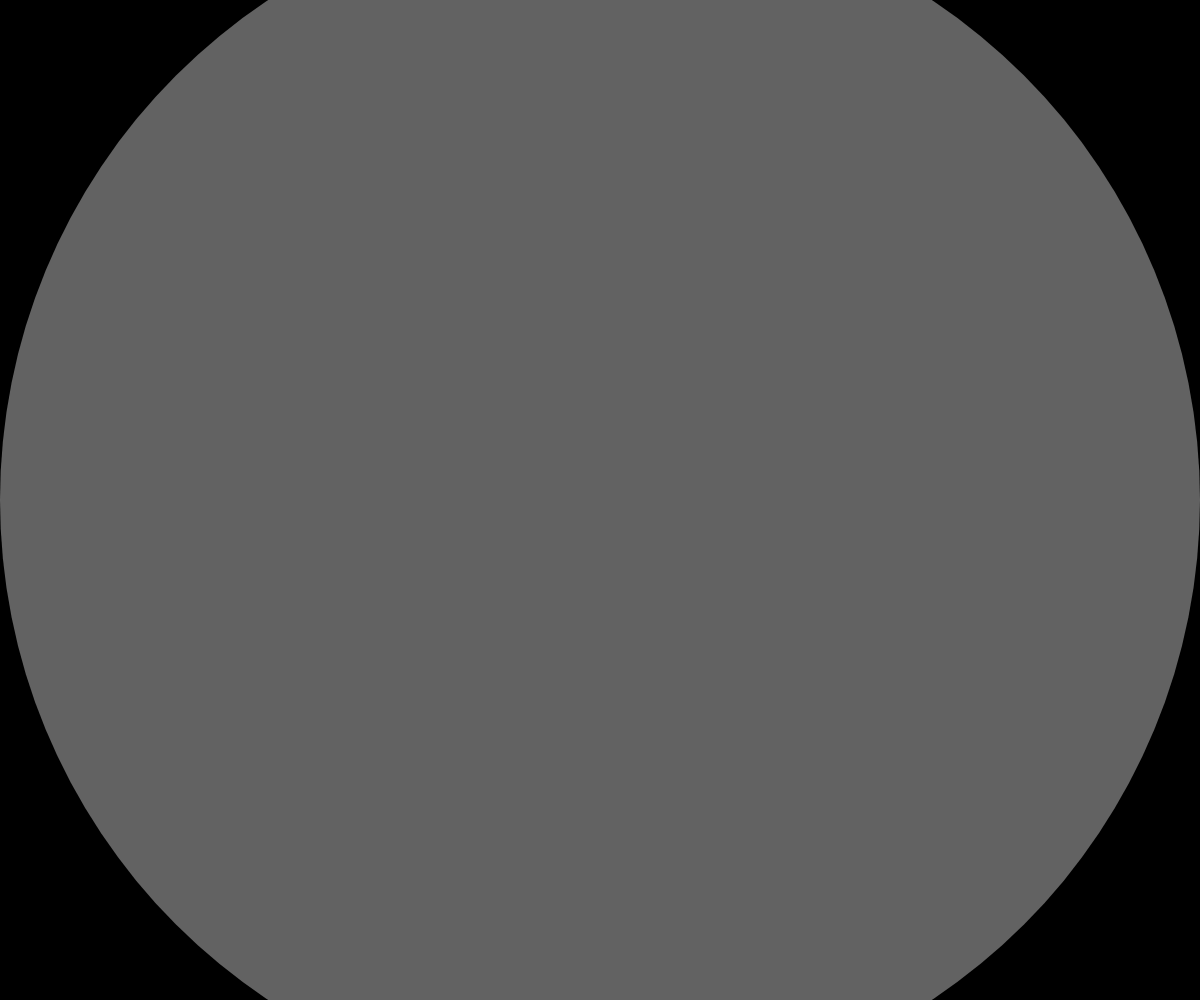
Frame 1 (no input)
Frame 60 (no input): identical to frame 1, image omitted
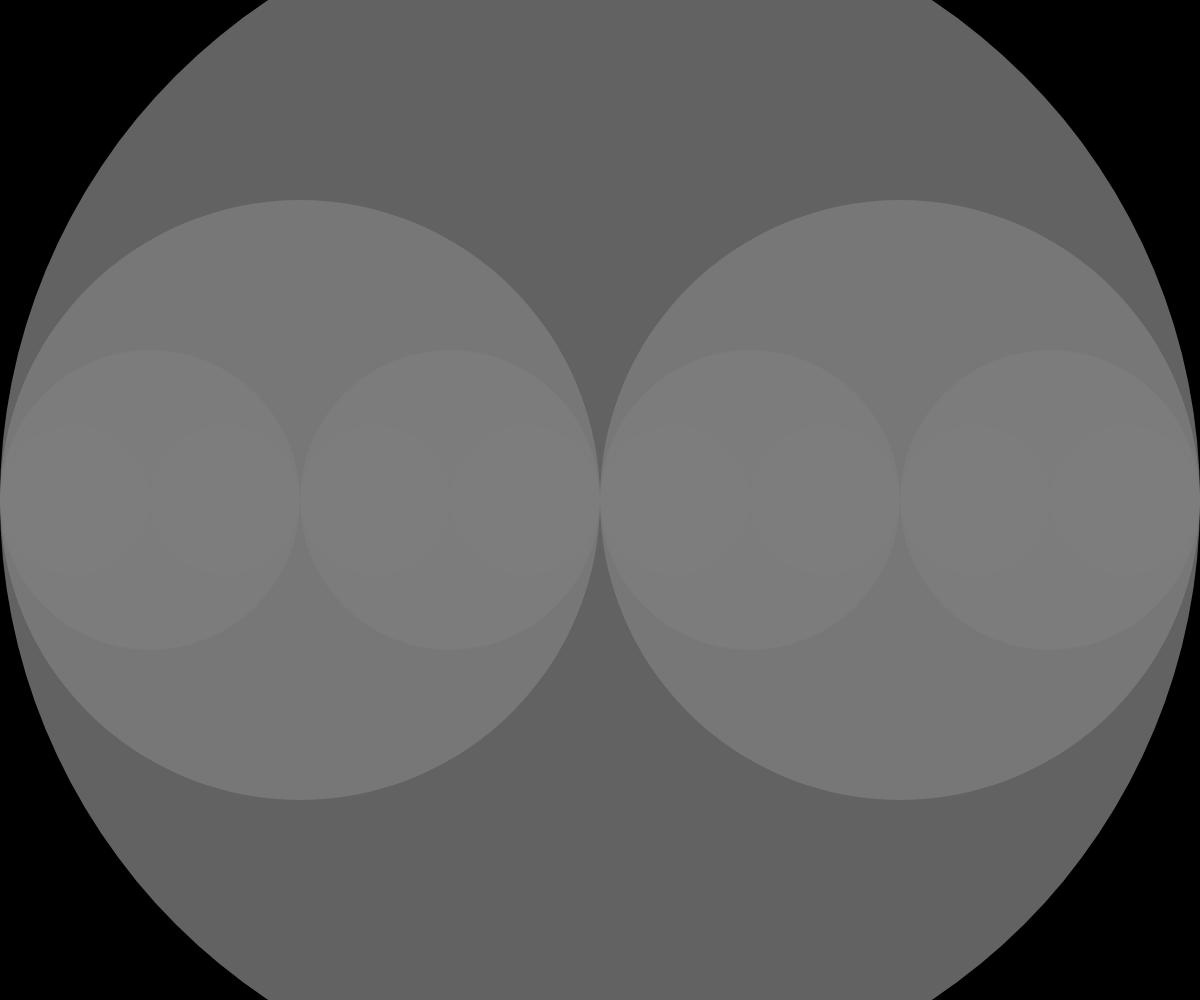
Frame 120 (the mouse pressed at the canvas centre since frame 60)

The p5.js sketch that drew these frames (run headless with seeded random() and noise() and a simulated clock; from frame 60 on, the mouse is pressed at the canvas centre):

// p5.js sketch
// ── sketch.js
function setup() {
  createCanvas(windowWidth, windowHeight);
  noStroke();
}

function draw() {
  background(0);
  let theLevel = int(map(mouseX, 0, width,1,8));
  drawC(width/2, width/2, theLevel);
}

function drawC(x, radius, level){
  let fillColor = 125;
  fill(fillColor, 200 + level/4);
  ellipse(x, height/2, radius*2, radius*2);
  if (level > 1) {
    level = level - 1;
    drawC(x - radius/2, radius/2, level);
    drawC(x + radius/2, radius/2, level);
  }
}
